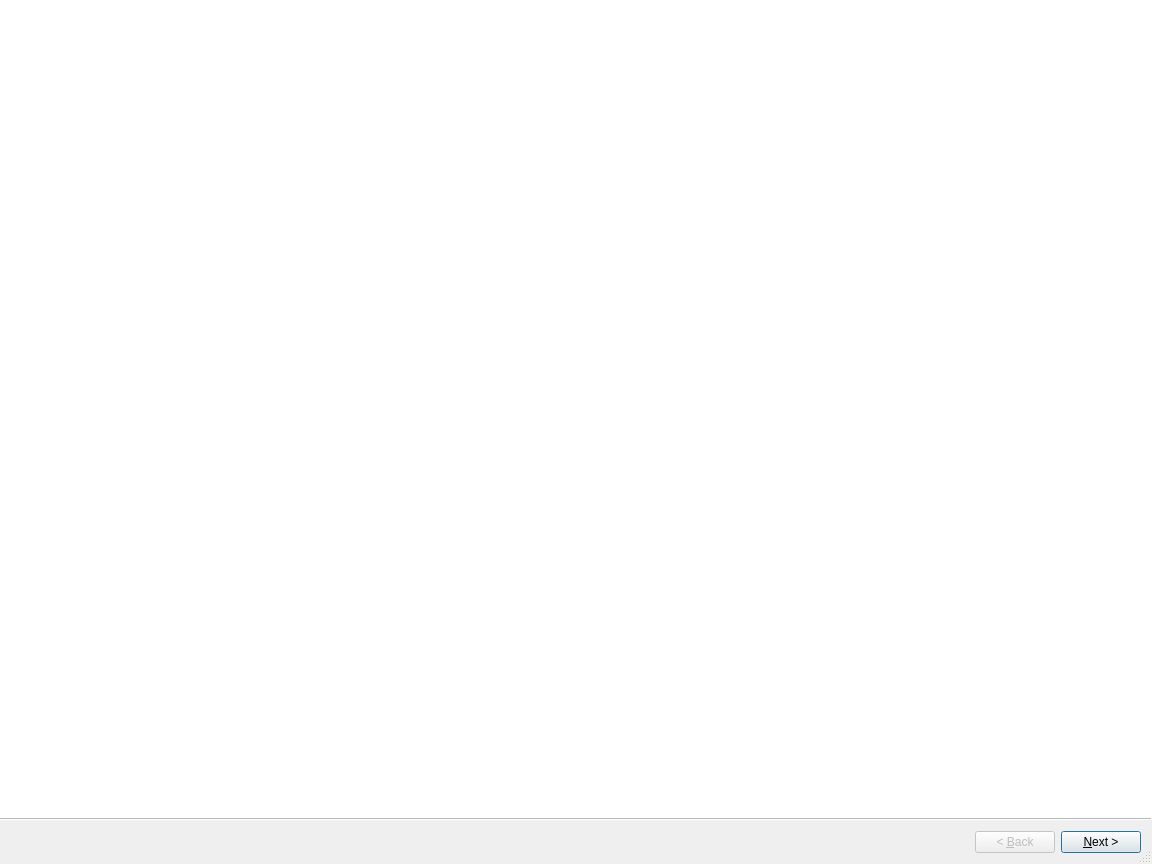
<?xml version="1.0" encoding="UTF-8"?>
<ui version="4.0">
 <class>Installer</class>
 <widget class="QWizard" name="Installer">
  <property name="windowModality">
   <enum>Qt::NonModal</enum>
  </property>
  <property name="enabled">
   <bool>true</bool>
  </property>
  <property name="geometry">
   <rect>
    <x>0</x>
    <y>0</y>
    <width>1152</width>
    <height>864</height>
   </rect>
  </property>
  <property name="sizePolicy">
   <sizepolicy hsizetype="Fixed" vsizetype="Fixed">
    <horstretch>0</horstretch>
    <verstretch>0</verstretch>
   </sizepolicy>
  </property>
  <property name="focusPolicy">
   <enum>Qt::TabFocus</enum>
  </property>
  <property name="windowTitle">
   <string>Lider Ahenk Kolay Kurulum Uygulaması</string>
  </property>
  <property name="statusTip">
   <string/>
  </property>
  <property name="autoFillBackground">
   <bool>true</bool>
  </property>
  <property name="sizeGripEnabled">
   <bool>true</bool>
  </property>
  <property name="modal">
   <bool>false</bool>
  </property>
  <property name="wizardStyle">
   <enum>QWizard::ModernStyle</enum>
  </property>
  <property name="options">
   <set>QWizard::NoCancelButton</set>
  </property>
  <widget class="QWizardPage" name="home_page">
   <property name="autoFillBackground">
    <bool>false</bool>
   </property>
   <property name="styleSheet">
    <string notr="true"/>
   </property>
  </widget>
  <widget class="QWizardPage" name="connect">
   <widget class="QGroupBox" name="connect_server_conf">
    <property name="geometry">
     <rect>
      <x>280</x>
      <y>90</y>
      <width>581</width>
      <height>441</height>
     </rect>
    </property>
    <property name="sizePolicy">
     <sizepolicy hsizetype="Expanding" vsizetype="Expanding">
      <horstretch>0</horstretch>
      <verstretch>0</verstretch>
     </sizepolicy>
    </property>
    <property name="font">
     <font>
      <family>Bitstream Vera Sans</family>
      <pointsize>12</pointsize>
      <weight>75</weight>
      <italic>false</italic>
      <bold>true</bold>
      <underline>false</underline>
      <strikeout>false</strikeout>
     </font>
    </property>
    <property name="focusPolicy">
     <enum>Qt::NoFocus</enum>
    </property>
    <property name="inputMethodHints">
     <set>Qt::ImhNone</set>
    </property>
    <property name="title">
     <string>Bağlantı Ayarları</string>
    </property>
    <property name="flat">
     <bool>false</bool>
    </property>
    <property name="checkable">
     <bool>false</bool>
    </property>
    <widget class="QLabel" name="label_25">
     <property name="geometry">
      <rect>
       <x>20</x>
       <y>40</y>
       <width>201</width>
       <height>16</height>
      </rect>
     </property>
     <property name="font">
      <font>
       <pointsize>10</pointsize>
      </font>
     </property>
     <property name="text">
      <string>Bileşenler Nereye Kurulsun</string>
     </property>
    </widget>
    <widget class="QComboBox" name="location">
     <property name="geometry">
      <rect>
       <x>270</x>
       <y>40</y>
       <width>201</width>
       <height>25</height>
      </rect>
     </property>
     <property name="font">
      <font>
       <pointsize>10</pointsize>
       <weight>50</weight>
       <bold>false</bold>
      </font>
     </property>
     <item>
      <property name="text">
       <string>Yerel Makineye Kur</string>
      </property>
     </item>
     <item>
      <property name="text">
       <string>Uzak Makineye Kur</string>
      </property>
     </item>
    </widget>
    <widget class="QLabel" name="label_28">
     <property name="geometry">
      <rect>
       <x>10</x>
       <y>230</y>
       <width>131</width>
       <height>20</height>
      </rect>
     </property>
     <property name="font">
      <font>
       <pointsize>10</pointsize>
       <weight>75</weight>
       <bold>true</bold>
      </font>
     </property>
     <property name="text">
      <string>Kullanıcı Parolası</string>
     </property>
    </widget>
    <widget class="QLabel" name="label_27">
     <property name="geometry">
      <rect>
       <x>10</x>
       <y>110</y>
       <width>101</width>
       <height>20</height>
      </rect>
     </property>
     <property name="font">
      <font>
       <pointsize>10</pointsize>
       <weight>75</weight>
       <bold>true</bold>
      </font>
     </property>
     <property name="text">
      <string>Sunucu Bilgisi</string>
     </property>
    </widget>
    <widget class="QLineEdit" name="username">
     <property name="geometry">
      <rect>
       <x>170</x>
       <y>170</y>
       <width>321</width>
       <height>25</height>
      </rect>
     </property>
     <property name="sizePolicy">
      <sizepolicy hsizetype="Expanding" vsizetype="Fixed">
       <horstretch>0</horstretch>
       <verstretch>0</verstretch>
      </sizepolicy>
     </property>
     <property name="minimumSize">
      <size>
       <width>321</width>
       <height>0</height>
      </size>
     </property>
     <property name="font">
      <font>
       <pointsize>10</pointsize>
       <weight>50</weight>
       <bold>false</bold>
      </font>
     </property>
     <property name="text">
      <string>tcolak</string>
     </property>
     <property name="frame">
      <bool>true</bool>
     </property>
    </widget>
    <widget class="QLineEdit" name="user_password">
     <property name="geometry">
      <rect>
       <x>170</x>
       <y>230</y>
       <width>321</width>
       <height>25</height>
      </rect>
     </property>
     <property name="sizePolicy">
      <sizepolicy hsizetype="Expanding" vsizetype="Fixed">
       <horstretch>0</horstretch>
       <verstretch>0</verstretch>
      </sizepolicy>
     </property>
     <property name="minimumSize">
      <size>
       <width>321</width>
       <height>0</height>
      </size>
     </property>
     <property name="font">
      <font>
       <pointsize>10</pointsize>
       <weight>50</weight>
       <bold>false</bold>
      </font>
     </property>
     <property name="text">
      <string>secret</string>
     </property>
     <property name="frame">
      <bool>true</bool>
     </property>
     <property name="echoMode">
      <enum>QLineEdit::Password</enum>
     </property>
    </widget>
    <widget class="QPushButton" name="button_ssh_control">
     <property name="enabled">
      <bool>true</bool>
     </property>
     <property name="geometry">
      <rect>
       <x>380</x>
       <y>300</y>
       <width>111</width>
       <height>25</height>
      </rect>
     </property>
     <property name="sizePolicy">
      <sizepolicy hsizetype="Minimum" vsizetype="Fixed">
       <horstretch>0</horstretch>
       <verstretch>0</verstretch>
      </sizepolicy>
     </property>
     <property name="minimumSize">
      <size>
       <width>111</width>
       <height>0</height>
      </size>
     </property>
     <property name="font">
      <font>
       <pointsize>10</pointsize>
       <weight>50</weight>
       <bold>false</bold>
      </font>
     </property>
     <property name="text">
      <string>Bağlantı Kontrol</string>
     </property>
     <property name="checkable">
      <bool>true</bool>
     </property>
     <property name="checked">
      <bool>false</bool>
     </property>
    </widget>
    <widget class="QLineEdit" name="server_host">
     <property name="geometry">
      <rect>
       <x>170</x>
       <y>110</y>
       <width>321</width>
       <height>25</height>
      </rect>
     </property>
     <property name="sizePolicy">
      <sizepolicy hsizetype="Expanding" vsizetype="Fixed">
       <horstretch>0</horstretch>
       <verstretch>0</verstretch>
      </sizepolicy>
     </property>
     <property name="minimumSize">
      <size>
       <width>321</width>
       <height>0</height>
      </size>
     </property>
     <property name="font">
      <font>
       <pointsize>10</pointsize>
       <weight>50</weight>
       <bold>false</bold>
      </font>
     </property>
     <property name="contextMenuPolicy">
      <enum>Qt::DefaultContextMenu</enum>
     </property>
     <property name="text">
      <string>192.168.56.1</string>
     </property>
     <property name="frame">
      <bool>true</bool>
     </property>
     <property name="echoMode">
      <enum>QLineEdit::Normal</enum>
     </property>
    </widget>
    <widget class="QLabel" name="label_14">
     <property name="geometry">
      <rect>
       <x>10</x>
       <y>170</y>
       <width>101</width>
       <height>20</height>
      </rect>
     </property>
     <property name="font">
      <font>
       <pointsize>10</pointsize>
       <weight>75</weight>
       <bold>true</bold>
      </font>
     </property>
     <property name="text">
      <string>Kullanıcı Adı</string>
     </property>
    </widget>
   </widget>
  </widget>
  <widget class="QWizardPage" name="lider_conf">
   <widget class="QTextBrowser" name="textBrowser_43">
    <property name="geometry">
     <rect>
      <x>380</x>
      <y>10</y>
      <width>321</width>
      <height>31</height>
     </rect>
    </property>
    <property name="frameShape">
     <enum>QFrame::Box</enum>
    </property>
    <property name="html">
     <string>&lt;!DOCTYPE HTML PUBLIC &quot;-//W3C//DTD HTML 4.0//EN&quot; &quot;http://www.w3.org/TR/REC-html40/strict.dtd&quot;&gt;
&lt;html&gt;&lt;head&gt;&lt;meta name=&quot;qrichtext&quot; content=&quot;1&quot; /&gt;&lt;style type=&quot;text/css&quot;&gt;
p, li { white-space: pre-wrap; }
&lt;/style&gt;&lt;/head&gt;&lt;body style=&quot; font-family:'Ubuntu'; font-size:11pt; font-weight:400; font-style:normal;&quot;&gt;
&lt;p align=&quot;center&quot; style=&quot; margin-top:0px; margin-bottom:0px; margin-left:0px; margin-right:0px; -qt-block-indent:0; text-indent:0px;&quot;&gt;&lt;span style=&quot; font-family:'Sans'; font-size:12pt; font-weight:600;&quot;&gt;Lider Sunucu Konfigürasyonu&lt;/span&gt;&lt;/p&gt;&lt;/body&gt;&lt;/html&gt;</string>
    </property>
   </widget>
   <widget class="QGroupBox" name="ldap_server_conf">
    <property name="geometry">
     <rect>
      <x>50</x>
      <y>70</y>
      <width>490</width>
      <height>411</height>
     </rect>
    </property>
    <property name="font">
     <font>
      <family>Bitstream Vera Sans</family>
      <pointsize>12</pointsize>
      <weight>75</weight>
      <italic>false</italic>
      <bold>true</bold>
      <underline>false</underline>
      <strikeout>false</strikeout>
     </font>
    </property>
    <property name="focusPolicy">
     <enum>Qt::NoFocus</enum>
    </property>
    <property name="inputMethodHints">
     <set>Qt::ImhNone</set>
    </property>
    <property name="title">
     <string>LDAP Sunucu Ayarları</string>
    </property>
    <property name="flat">
     <bool>false</bool>
    </property>
    <property name="checkable">
     <bool>false</bool>
    </property>
    <widget class="QLineEdit" name="l_base_dn">
     <property name="geometry">
      <rect>
       <x>260</x>
       <y>170</y>
       <width>201</width>
       <height>25</height>
      </rect>
     </property>
     <property name="sizePolicy">
      <sizepolicy hsizetype="Expanding" vsizetype="Fixed">
       <horstretch>0</horstretch>
       <verstretch>0</verstretch>
      </sizepolicy>
     </property>
     <property name="font">
      <font>
       <pointsize>8</pointsize>
       <weight>50</weight>
       <bold>false</bold>
      </font>
     </property>
     <property name="text">
      <string>liderahenk.org</string>
     </property>
    </widget>
    <widget class="QLineEdit" name="l_admin_pwd">
     <property name="geometry">
      <rect>
       <x>260</x>
       <y>130</y>
       <width>201</width>
       <height>25</height>
      </rect>
     </property>
     <property name="sizePolicy">
      <sizepolicy hsizetype="Expanding" vsizetype="Fixed">
       <horstretch>0</horstretch>
       <verstretch>0</verstretch>
      </sizepolicy>
     </property>
     <property name="font">
      <font>
       <pointsize>8</pointsize>
       <weight>50</weight>
       <bold>false</bold>
      </font>
     </property>
     <property name="text">
      <string>secret</string>
     </property>
     <property name="echoMode">
      <enum>QLineEdit::PasswordEchoOnEdit</enum>
     </property>
    </widget>
    <widget class="QLineEdit" name="ldap_admin_cn">
     <property name="geometry">
      <rect>
       <x>260</x>
       <y>90</y>
       <width>201</width>
       <height>25</height>
      </rect>
     </property>
     <property name="sizePolicy">
      <sizepolicy hsizetype="Expanding" vsizetype="Fixed">
       <horstretch>0</horstretch>
       <verstretch>0</verstretch>
      </sizepolicy>
     </property>
     <property name="font">
      <font>
       <pointsize>8</pointsize>
       <weight>50</weight>
       <bold>false</bold>
      </font>
     </property>
     <property name="text">
      <string>admin</string>
     </property>
    </widget>
    <widget class="QLabel" name="label_2">
     <property name="geometry">
      <rect>
       <x>10</x>
       <y>55</y>
       <width>171</width>
       <height>16</height>
      </rect>
     </property>
     <property name="font">
      <font>
       <pointsize>10</pointsize>
      </font>
     </property>
     <property name="text">
      <string>LDAP İçin İşlem Seçiniz</string>
     </property>
    </widget>
    <widget class="QLabel" name="label_3">
     <property name="geometry">
      <rect>
       <x>10</x>
       <y>95</y>
       <width>191</width>
       <height>16</height>
      </rect>
     </property>
     <property name="font">
      <font>
       <pointsize>10</pointsize>
      </font>
     </property>
     <property name="text">
      <string>LDAP Admin Kullanıcı Adı</string>
     </property>
    </widget>
    <widget class="QLabel" name="label_4">
     <property name="geometry">
      <rect>
       <x>10</x>
       <y>135</y>
       <width>161</width>
       <height>16</height>
      </rect>
     </property>
     <property name="font">
      <font>
       <pointsize>10</pointsize>
      </font>
     </property>
     <property name="text">
      <string>LDAP Admin Parolası</string>
     </property>
    </widget>
    <widget class="QLabel" name="label_5">
     <property name="geometry">
      <rect>
       <x>10</x>
       <y>175</y>
       <width>161</width>
       <height>16</height>
      </rect>
     </property>
     <property name="font">
      <font>
       <pointsize>10</pointsize>
      </font>
     </property>
     <property name="text">
      <string>LDAP Base DN</string>
     </property>
    </widget>
    <widget class="QLineEdit" name="lider_console_user">
     <property name="geometry">
      <rect>
       <x>260</x>
       <y>330</y>
       <width>201</width>
       <height>25</height>
      </rect>
     </property>
     <property name="sizePolicy">
      <sizepolicy hsizetype="Expanding" vsizetype="Fixed">
       <horstretch>0</horstretch>
       <verstretch>0</verstretch>
      </sizepolicy>
     </property>
     <property name="font">
      <font>
       <pointsize>8</pointsize>
       <weight>50</weight>
       <bold>false</bold>
      </font>
     </property>
     <property name="text">
      <string>lider_console</string>
     </property>
    </widget>
    <widget class="QLineEdit" name="l_org_name">
     <property name="geometry">
      <rect>
       <x>260</x>
       <y>210</y>
       <width>201</width>
       <height>25</height>
      </rect>
     </property>
     <property name="font">
      <font>
       <pointsize>8</pointsize>
       <weight>50</weight>
       <bold>false</bold>
      </font>
     </property>
     <property name="text">
      <string>liderahenk</string>
     </property>
    </widget>
    <widget class="QLabel" name="label_6">
     <property name="geometry">
      <rect>
       <x>10</x>
       <y>295</y>
       <width>161</width>
       <height>16</height>
      </rect>
     </property>
     <property name="font">
      <font>
       <pointsize>10</pointsize>
      </font>
     </property>
     <property name="text">
      <string>LDAP Config Parolası</string>
     </property>
    </widget>
    <widget class="QLabel" name="label_7">
     <property name="geometry">
      <rect>
       <x>10</x>
       <y>255</y>
       <width>191</width>
       <height>16</height>
      </rect>
     </property>
     <property name="font">
      <font>
       <pointsize>10</pointsize>
      </font>
     </property>
     <property name="text">
      <string>LDAP Config Kullanıcı Adı</string>
     </property>
    </widget>
    <widget class="QLineEdit" name="l_config_admin_dn">
     <property name="geometry">
      <rect>
       <x>260</x>
       <y>250</y>
       <width>201</width>
       <height>25</height>
      </rect>
     </property>
     <property name="sizePolicy">
      <sizepolicy hsizetype="Expanding" vsizetype="Fixed">
       <horstretch>0</horstretch>
       <verstretch>0</verstretch>
      </sizepolicy>
     </property>
     <property name="font">
      <font>
       <pointsize>8</pointsize>
       <weight>50</weight>
       <bold>false</bold>
      </font>
     </property>
     <property name="text">
      <string>cn=admin,cn=config</string>
     </property>
    </widget>
    <widget class="QLabel" name="label_8">
     <property name="geometry">
      <rect>
       <x>10</x>
       <y>335</y>
       <width>191</width>
       <height>16</height>
      </rect>
     </property>
     <property name="font">
      <font>
       <pointsize>10</pointsize>
      </font>
     </property>
     <property name="text">
      <string>Lider Arayüz Kullanıcı Adı</string>
     </property>
    </widget>
    <widget class="QLabel" name="label_9">
     <property name="geometry">
      <rect>
       <x>10</x>
       <y>215</y>
       <width>181</width>
       <height>16</height>
      </rect>
     </property>
     <property name="font">
      <font>
       <pointsize>10</pointsize>
      </font>
     </property>
     <property name="text">
      <string>LDAP Organizasyon Adı</string>
     </property>
    </widget>
    <widget class="QLineEdit" name="l_config_pwd">
     <property name="geometry">
      <rect>
       <x>260</x>
       <y>290</y>
       <width>201</width>
       <height>25</height>
      </rect>
     </property>
     <property name="sizePolicy">
      <sizepolicy hsizetype="Expanding" vsizetype="Fixed">
       <horstretch>0</horstretch>
       <verstretch>0</verstretch>
      </sizepolicy>
     </property>
     <property name="font">
      <font>
       <pointsize>8</pointsize>
       <weight>50</weight>
       <bold>false</bold>
      </font>
     </property>
     <property name="text">
      <string>secret</string>
     </property>
     <property name="echoMode">
      <enum>QLineEdit::PasswordEchoOnEdit</enum>
     </property>
    </widget>
    <widget class="QLabel" name="label_10">
     <property name="geometry">
      <rect>
       <x>10</x>
       <y>375</y>
       <width>231</width>
       <height>16</height>
      </rect>
     </property>
     <property name="font">
      <font>
       <pointsize>10</pointsize>
      </font>
     </property>
     <property name="text">
      <string>Lider Arayüz Kullanıcı Parolası</string>
     </property>
    </widget>
    <widget class="QLineEdit" name="lider_console_user_pwd">
     <property name="geometry">
      <rect>
       <x>260</x>
       <y>370</y>
       <width>201</width>
       <height>25</height>
      </rect>
     </property>
     <property name="sizePolicy">
      <sizepolicy hsizetype="Expanding" vsizetype="Fixed">
       <horstretch>0</horstretch>
       <verstretch>0</verstretch>
      </sizepolicy>
     </property>
     <property name="font">
      <font>
       <pointsize>8</pointsize>
       <weight>50</weight>
       <bold>false</bold>
      </font>
     </property>
     <property name="text">
      <string>secret</string>
     </property>
     <property name="echoMode">
      <enum>QLineEdit::PasswordEchoOnEdit</enum>
     </property>
    </widget>
    <widget class="QComboBox" name="ldap_status">
     <property name="geometry">
      <rect>
       <x>260</x>
       <y>55</y>
       <width>201</width>
       <height>25</height>
      </rect>
     </property>
     <property name="font">
      <font>
       <pointsize>10</pointsize>
       <weight>50</weight>
       <bold>false</bold>
      </font>
     </property>
     <item>
      <property name="text">
       <string>OpenLDAP Kur</string>
      </property>
     </item>
     <item>
      <property name="text">
       <string>OpenLDAP Güncelle</string>
      </property>
     </item>
    </widget>
    <widget class="QCheckBox" name="ldap_install">
     <property name="geometry">
      <rect>
       <x>10</x>
       <y>25</y>
       <width>87</width>
       <height>20</height>
      </rect>
     </property>
     <property name="font">
      <font>
       <pointsize>8</pointsize>
       <weight>50</weight>
       <bold>false</bold>
      </font>
     </property>
     <property name="text">
      <string>LDAP Kur</string>
     </property>
    </widget>
   </widget>
   <widget class="QGroupBox" name="database_server_conf">
    <property name="geometry">
     <rect>
      <x>50</x>
      <y>510</y>
      <width>490</width>
      <height>201</height>
     </rect>
    </property>
    <property name="font">
     <font>
      <family>Bitstream Vera Sans</family>
      <pointsize>12</pointsize>
      <weight>75</weight>
      <italic>false</italic>
      <bold>true</bold>
      <underline>false</underline>
      <strikeout>false</strikeout>
      <kerning>true</kerning>
     </font>
    </property>
    <property name="focusPolicy">
     <enum>Qt::NoFocus</enum>
    </property>
    <property name="inputMethodHints">
     <set>Qt::ImhNone</set>
    </property>
    <property name="title">
     <string>Veritabanı Sunucu Ayarları</string>
    </property>
    <property name="flat">
     <bool>false</bool>
    </property>
    <property name="checkable">
     <bool>false</bool>
    </property>
    <widget class="QLabel" name="label_20">
     <property name="geometry">
      <rect>
       <x>10</x>
       <y>170</y>
       <width>231</width>
       <height>16</height>
      </rect>
     </property>
     <property name="font">
      <font>
       <pointsize>10</pointsize>
      </font>
     </property>
     <property name="text">
      <string>Veritabanı Kullanıcı Parolası</string>
     </property>
    </widget>
    <widget class="QLineEdit" name="db_username">
     <property name="geometry">
      <rect>
       <x>260</x>
       <y>125</y>
       <width>201</width>
       <height>25</height>
      </rect>
     </property>
     <property name="sizePolicy">
      <sizepolicy hsizetype="Expanding" vsizetype="Fixed">
       <horstretch>0</horstretch>
       <verstretch>0</verstretch>
      </sizepolicy>
     </property>
     <property name="font">
      <font>
       <pointsize>8</pointsize>
       <weight>50</weight>
       <bold>false</bold>
      </font>
     </property>
     <property name="text">
      <string>root</string>
     </property>
    </widget>
    <widget class="QLabel" name="label_19">
     <property name="geometry">
      <rect>
       <x>10</x>
       <y>90</y>
       <width>161</width>
       <height>16</height>
      </rect>
     </property>
     <property name="font">
      <font>
       <pointsize>10</pointsize>
      </font>
     </property>
     <property name="text">
      <string>Veritabanı Adı</string>
     </property>
    </widget>
    <widget class="QLineEdit" name="db_password">
     <property name="geometry">
      <rect>
       <x>260</x>
       <y>165</y>
       <width>201</width>
       <height>25</height>
      </rect>
     </property>
     <property name="sizePolicy">
      <sizepolicy hsizetype="Expanding" vsizetype="Fixed">
       <horstretch>0</horstretch>
       <verstretch>0</verstretch>
      </sizepolicy>
     </property>
     <property name="font">
      <font>
       <pointsize>8</pointsize>
       <weight>50</weight>
       <bold>false</bold>
      </font>
     </property>
     <property name="text">
      <string>secret</string>
     </property>
     <property name="echoMode">
      <enum>QLineEdit::PasswordEchoOnEdit</enum>
     </property>
    </widget>
    <widget class="QLabel" name="label_18">
     <property name="geometry">
      <rect>
       <x>10</x>
       <y>130</y>
       <width>191</width>
       <height>16</height>
      </rect>
     </property>
     <property name="font">
      <font>
       <pointsize>10</pointsize>
      </font>
     </property>
     <property name="text">
      <string>Veritabanı Kullanıcı Adı</string>
     </property>
    </widget>
    <widget class="QLabel" name="label_17">
     <property name="geometry">
      <rect>
       <x>10</x>
       <y>50</y>
       <width>191</width>
       <height>16</height>
      </rect>
     </property>
     <property name="font">
      <font>
       <pointsize>10</pointsize>
      </font>
     </property>
     <property name="text">
      <string>Veritabanı Sunucu Adresi</string>
     </property>
    </widget>
    <widget class="QLineEdit" name="db_server">
     <property name="geometry">
      <rect>
       <x>260</x>
       <y>45</y>
       <width>201</width>
       <height>25</height>
      </rect>
     </property>
     <property name="sizePolicy">
      <sizepolicy hsizetype="Expanding" vsizetype="Fixed">
       <horstretch>0</horstretch>
       <verstretch>0</verstretch>
      </sizepolicy>
     </property>
     <property name="font">
      <font>
       <pointsize>8</pointsize>
       <weight>50</weight>
       <bold>false</bold>
      </font>
     </property>
     <property name="text">
      <string>127.0.0.1</string>
     </property>
    </widget>
    <widget class="QLineEdit" name="db_name">
     <property name="geometry">
      <rect>
       <x>260</x>
       <y>85</y>
       <width>201</width>
       <height>25</height>
      </rect>
     </property>
     <property name="sizePolicy">
      <sizepolicy hsizetype="Expanding" vsizetype="Fixed">
       <horstretch>0</horstretch>
       <verstretch>0</verstretch>
      </sizepolicy>
     </property>
     <property name="font">
      <font>
       <pointsize>8</pointsize>
       <weight>50</weight>
       <bold>false</bold>
      </font>
     </property>
     <property name="text">
      <string>liderdb</string>
     </property>
    </widget>
    <widget class="QCheckBox" name="db_install">
     <property name="geometry">
      <rect>
       <x>10</x>
       <y>25</y>
       <width>101</width>
       <height>20</height>
      </rect>
     </property>
     <property name="font">
      <font>
       <pointsize>8</pointsize>
       <weight>50</weight>
       <bold>false</bold>
      </font>
     </property>
     <property name="text">
      <string>Veritabanı Kur</string>
     </property>
    </widget>
   </widget>
   <widget class="QGroupBox" name="file_server_conf">
    <property name="geometry">
     <rect>
      <x>600</x>
      <y>410</y>
      <width>490</width>
      <height>301</height>
     </rect>
    </property>
    <property name="font">
     <font>
      <family>Bitstream Vera Sans</family>
      <pointsize>12</pointsize>
      <weight>75</weight>
      <italic>false</italic>
      <bold>true</bold>
      <underline>false</underline>
      <strikeout>false</strikeout>
     </font>
    </property>
    <property name="focusPolicy">
     <enum>Qt::NoFocus</enum>
    </property>
    <property name="inputMethodHints">
     <set>Qt::ImhNone</set>
    </property>
    <property name="title">
     <string>Dosya Sunucu Ayarları</string>
    </property>
    <property name="flat">
     <bool>false</bool>
    </property>
    <property name="checkable">
     <bool>false</bool>
    </property>
    <widget class="QLineEdit" name="fs_username">
     <property name="geometry">
      <rect>
       <x>240</x>
       <y>85</y>
       <width>201</width>
       <height>25</height>
      </rect>
     </property>
     <property name="sizePolicy">
      <sizepolicy hsizetype="Expanding" vsizetype="Fixed">
       <horstretch>0</horstretch>
       <verstretch>0</verstretch>
      </sizepolicy>
     </property>
     <property name="font">
      <font>
       <pointsize>8</pointsize>
       <weight>50</weight>
       <bold>false</bold>
      </font>
     </property>
     <property name="text">
      <string>lider</string>
     </property>
     <property name="echoMode">
      <enum>QLineEdit::Normal</enum>
     </property>
    </widget>
    <widget class="QLineEdit" name="fs_plugin_path">
     <property name="geometry">
      <rect>
       <x>240</x>
       <y>165</y>
       <width>201</width>
       <height>25</height>
      </rect>
     </property>
     <property name="sizePolicy">
      <sizepolicy hsizetype="Expanding" vsizetype="Fixed">
       <horstretch>0</horstretch>
       <verstretch>0</verstretch>
      </sizepolicy>
     </property>
     <property name="font">
      <font>
       <pointsize>8</pointsize>
       <weight>50</weight>
       <bold>false</bold>
      </font>
     </property>
     <property name="text">
      <string>/usr/share/lider-server</string>
     </property>
     <property name="echoMode">
      <enum>QLineEdit::Normal</enum>
     </property>
    </widget>
    <widget class="QLineEdit" name="fs_username_pwd">
     <property name="geometry">
      <rect>
       <x>240</x>
       <y>125</y>
       <width>201</width>
       <height>25</height>
      </rect>
     </property>
     <property name="sizePolicy">
      <sizepolicy hsizetype="Expanding" vsizetype="Fixed">
       <horstretch>0</horstretch>
       <verstretch>0</verstretch>
      </sizepolicy>
     </property>
     <property name="font">
      <font>
       <pointsize>8</pointsize>
       <weight>50</weight>
       <bold>false</bold>
      </font>
     </property>
     <property name="text">
      <string>secret</string>
     </property>
     <property name="echoMode">
      <enum>QLineEdit::PasswordEchoOnEdit</enum>
     </property>
    </widget>
    <widget class="QLabel" name="label_21">
     <property name="geometry">
      <rect>
       <x>10</x>
       <y>170</y>
       <width>121</width>
       <height>16</height>
      </rect>
     </property>
     <property name="font">
      <font>
       <pointsize>10</pointsize>
      </font>
     </property>
     <property name="text">
      <string>Eklenti Yolu</string>
     </property>
    </widget>
    <widget class="QLabel" name="label_23">
     <property name="geometry">
      <rect>
       <x>10</x>
       <y>90</y>
       <width>121</width>
       <height>16</height>
      </rect>
     </property>
     <property name="font">
      <font>
       <pointsize>10</pointsize>
      </font>
     </property>
     <property name="text">
      <string>Kullanıcı Adı</string>
     </property>
    </widget>
    <widget class="QLabel" name="label_24">
     <property name="geometry">
      <rect>
       <x>10</x>
       <y>130</y>
       <width>141</width>
       <height>16</height>
      </rect>
     </property>
     <property name="font">
      <font>
       <pointsize>10</pointsize>
      </font>
     </property>
     <property name="text">
      <string>Kullanıcı Parolası</string>
     </property>
    </widget>
    <widget class="QLabel" name="label_22">
     <property name="geometry">
      <rect>
       <x>10</x>
       <y>210</y>
       <width>171</width>
       <height>16</height>
      </rect>
     </property>
     <property name="font">
      <font>
       <pointsize>10</pointsize>
      </font>
     </property>
     <property name="text">
      <string>Ahenk Dosyaları Yolu</string>
     </property>
    </widget>
    <widget class="QLabel" name="label_26">
     <property name="geometry">
      <rect>
       <x>10</x>
       <y>250</y>
       <width>191</width>
       <height>16</height>
      </rect>
     </property>
     <property name="font">
      <font>
       <pointsize>10</pointsize>
      </font>
     </property>
     <property name="text">
      <string>Kullanıcı Sözleşmesi Yolu</string>
     </property>
    </widget>
    <widget class="QLineEdit" name="fs_agent_files_path">
     <property name="geometry">
      <rect>
       <x>240</x>
       <y>200</y>
       <width>201</width>
       <height>25</height>
      </rect>
     </property>
     <property name="sizePolicy">
      <sizepolicy hsizetype="Expanding" vsizetype="Fixed">
       <horstretch>0</horstretch>
       <verstretch>0</verstretch>
      </sizepolicy>
     </property>
     <property name="font">
      <font>
       <pointsize>8</pointsize>
       <weight>50</weight>
       <bold>false</bold>
      </font>
     </property>
     <property name="text">
      <string>/usr/share/lider-server</string>
     </property>
     <property name="echoMode">
      <enum>QLineEdit::Normal</enum>
     </property>
    </widget>
    <widget class="QLineEdit" name="fs_agreement_path">
     <property name="geometry">
      <rect>
       <x>240</x>
       <y>245</y>
       <width>201</width>
       <height>25</height>
      </rect>
     </property>
     <property name="sizePolicy">
      <sizepolicy hsizetype="Expanding" vsizetype="Fixed">
       <horstretch>0</horstretch>
       <verstretch>0</verstretch>
      </sizepolicy>
     </property>
     <property name="font">
      <font>
       <pointsize>8</pointsize>
       <weight>50</weight>
       <bold>false</bold>
      </font>
     </property>
     <property name="text">
      <string>/usr/share/lider-server</string>
     </property>
     <property name="echoMode">
      <enum>QLineEdit::Normal</enum>
     </property>
    </widget>
    <widget class="QLabel" name="label_32">
     <property name="geometry">
      <rect>
       <x>10</x>
       <y>52</y>
       <width>161</width>
       <height>20</height>
      </rect>
     </property>
     <property name="font">
      <font>
       <pointsize>10</pointsize>
      </font>
     </property>
     <property name="text">
      <string>Dosya Sunucu Adresi</string>
     </property>
    </widget>
    <widget class="QLineEdit" name="file_server">
     <property name="geometry">
      <rect>
       <x>240</x>
       <y>51</y>
       <width>201</width>
       <height>25</height>
      </rect>
     </property>
     <property name="sizePolicy">
      <sizepolicy hsizetype="Expanding" vsizetype="Fixed">
       <horstretch>0</horstretch>
       <verstretch>0</verstretch>
      </sizepolicy>
     </property>
     <property name="font">
      <font>
       <pointsize>8</pointsize>
       <weight>50</weight>
       <bold>false</bold>
      </font>
     </property>
     <property name="text">
      <string>192.168.56.1</string>
     </property>
     <property name="echoMode">
      <enum>QLineEdit::Normal</enum>
     </property>
    </widget>
    <widget class="QCheckBox" name="lider_install">
     <property name="geometry">
      <rect>
       <x>10</x>
       <y>25</y>
       <width>91</width>
       <height>20</height>
      </rect>
     </property>
     <property name="font">
      <font>
       <pointsize>8</pointsize>
       <weight>50</weight>
       <bold>false</bold>
      </font>
     </property>
     <property name="text">
      <string>Lider Kur</string>
     </property>
    </widget>
   </widget>
   <widget class="QPushButton" name="save_button">
    <property name="geometry">
     <rect>
      <x>1010</x>
      <y>740</y>
      <width>83</width>
      <height>24</height>
     </rect>
    </property>
    <property name="styleSheet">
     <string notr="true"/>
    </property>
    <property name="text">
     <string>Kaydet</string>
    </property>
   </widget>
   <widget class="QGroupBox" name="ejabberd_server_conf">
    <property name="geometry">
     <rect>
      <x>600</x>
      <y>70</y>
      <width>490</width>
      <height>311</height>
     </rect>
    </property>
    <property name="font">
     <font>
      <family>Bitstream Vera Sans</family>
      <pointsize>12</pointsize>
      <weight>75</weight>
      <italic>false</italic>
      <bold>true</bold>
      <underline>false</underline>
      <strikeout>false</strikeout>
     </font>
    </property>
    <property name="focusPolicy">
     <enum>Qt::NoFocus</enum>
    </property>
    <property name="inputMethodHints">
     <set>Qt::ImhNone</set>
    </property>
    <property name="title">
     <string>Ejabberd Sunucu Ayarları</string>
    </property>
    <property name="flat">
     <bool>false</bool>
    </property>
    <property name="checkable">
     <bool>false</bool>
    </property>
    <widget class="QLineEdit" name="e_service_name">
     <property name="geometry">
      <rect>
       <x>230</x>
       <y>51</y>
       <width>201</width>
       <height>25</height>
      </rect>
     </property>
     <property name="sizePolicy">
      <sizepolicy hsizetype="Expanding" vsizetype="Fixed">
       <horstretch>0</horstretch>
       <verstretch>0</verstretch>
      </sizepolicy>
     </property>
     <property name="font">
      <font>
       <pointsize>8</pointsize>
       <weight>50</weight>
       <bold>false</bold>
      </font>
     </property>
     <property name="text">
      <string>im.liderahenk.org</string>
     </property>
    </widget>
    <widget class="QLineEdit" name="e_username">
     <property name="geometry">
      <rect>
       <x>230</x>
       <y>91</y>
       <width>201</width>
       <height>25</height>
      </rect>
     </property>
     <property name="sizePolicy">
      <sizepolicy hsizetype="Expanding" vsizetype="Fixed">
       <horstretch>0</horstretch>
       <verstretch>0</verstretch>
      </sizepolicy>
     </property>
     <property name="font">
      <font>
       <pointsize>8</pointsize>
       <weight>50</weight>
       <bold>false</bold>
      </font>
     </property>
     <property name="text">
      <string>admin</string>
     </property>
     <property name="echoMode">
      <enum>QLineEdit::Normal</enum>
     </property>
    </widget>
    <widget class="QLineEdit" name="e_user_pwd">
     <property name="geometry">
      <rect>
       <x>230</x>
       <y>131</y>
       <width>201</width>
       <height>25</height>
      </rect>
     </property>
     <property name="sizePolicy">
      <sizepolicy hsizetype="Expanding" vsizetype="Fixed">
       <horstretch>0</horstretch>
       <verstretch>0</verstretch>
      </sizepolicy>
     </property>
     <property name="font">
      <font>
       <pointsize>8</pointsize>
       <weight>50</weight>
       <bold>false</bold>
      </font>
     </property>
     <property name="text">
      <string>secret</string>
     </property>
     <property name="echoMode">
      <enum>QLineEdit::PasswordEchoOnEdit</enum>
     </property>
    </widget>
    <widget class="QLabel" name="label_11">
     <property name="geometry">
      <rect>
       <x>10</x>
       <y>136</y>
       <width>131</width>
       <height>16</height>
      </rect>
     </property>
     <property name="font">
      <font>
       <pointsize>10</pointsize>
      </font>
     </property>
     <property name="text">
      <string>Admin Parolası</string>
     </property>
    </widget>
    <widget class="QLabel" name="label_12">
     <property name="geometry">
      <rect>
       <x>10</x>
       <y>96</y>
       <width>161</width>
       <height>16</height>
      </rect>
     </property>
     <property name="font">
      <font>
       <pointsize>10</pointsize>
      </font>
     </property>
     <property name="text">
      <string>Admin Kullanıcı Adı</string>
     </property>
    </widget>
    <widget class="QLabel" name="label_15">
     <property name="geometry">
      <rect>
       <x>10</x>
       <y>56</y>
       <width>121</width>
       <height>16</height>
      </rect>
     </property>
     <property name="font">
      <font>
       <pointsize>10</pointsize>
      </font>
     </property>
     <property name="text">
      <string>Servis Adı</string>
     </property>
    </widget>
    <widget class="QLineEdit" name="e_lider_username">
     <property name="geometry">
      <rect>
       <x>230</x>
       <y>166</y>
       <width>201</width>
       <height>25</height>
      </rect>
     </property>
     <property name="sizePolicy">
      <sizepolicy hsizetype="Expanding" vsizetype="Fixed">
       <horstretch>0</horstretch>
       <verstretch>0</verstretch>
      </sizepolicy>
     </property>
     <property name="font">
      <font>
       <pointsize>8</pointsize>
       <weight>50</weight>
       <bold>false</bold>
      </font>
     </property>
     <property name="text">
      <string>lider_sunucu</string>
     </property>
     <property name="echoMode">
      <enum>QLineEdit::Normal</enum>
     </property>
    </widget>
    <widget class="QLabel" name="label_13">
     <property name="geometry">
      <rect>
       <x>10</x>
       <y>211</y>
       <width>181</width>
       <height>16</height>
      </rect>
     </property>
     <property name="font">
      <font>
       <pointsize>10</pointsize>
      </font>
     </property>
     <property name="text">
      <string>Lider Kullanıcı Parolası</string>
     </property>
    </widget>
    <widget class="QLabel" name="label_16">
     <property name="geometry">
      <rect>
       <x>10</x>
       <y>171</y>
       <width>171</width>
       <height>16</height>
      </rect>
     </property>
     <property name="font">
      <font>
       <pointsize>10</pointsize>
      </font>
     </property>
     <property name="text">
      <string>Lider Kullanıcı Adı</string>
     </property>
    </widget>
    <widget class="QLineEdit" name="e_lider_username_pwd">
     <property name="geometry">
      <rect>
       <x>230</x>
       <y>206</y>
       <width>201</width>
       <height>25</height>
      </rect>
     </property>
     <property name="sizePolicy">
      <sizepolicy hsizetype="Expanding" vsizetype="Fixed">
       <horstretch>0</horstretch>
       <verstretch>0</verstretch>
      </sizepolicy>
     </property>
     <property name="font">
      <font>
       <pointsize>8</pointsize>
       <weight>50</weight>
       <bold>false</bold>
      </font>
     </property>
     <property name="text">
      <string>secret</string>
     </property>
     <property name="echoMode">
      <enum>QLineEdit::PasswordEchoOnEdit</enum>
     </property>
    </widget>
    <widget class="QLabel" name="label_33">
     <property name="geometry">
      <rect>
       <x>10</x>
       <y>242</y>
       <width>151</width>
       <height>20</height>
      </rect>
     </property>
     <property name="font">
      <font>
       <pointsize>10</pointsize>
      </font>
     </property>
     <property name="text">
      <string>Sunucu Adresi</string>
     </property>
    </widget>
    <widget class="QLineEdit" name="e_hosts">
     <property name="geometry">
      <rect>
       <x>230</x>
       <y>241</y>
       <width>201</width>
       <height>25</height>
      </rect>
     </property>
     <property name="sizePolicy">
      <sizepolicy hsizetype="Expanding" vsizetype="Fixed">
       <horstretch>0</horstretch>
       <verstretch>0</verstretch>
      </sizepolicy>
     </property>
     <property name="font">
      <font>
       <pointsize>8</pointsize>
       <weight>50</weight>
       <bold>false</bold>
      </font>
     </property>
     <property name="text">
      <string>192.168.56.1</string>
     </property>
     <property name="echoMode">
      <enum>QLineEdit::Normal</enum>
     </property>
    </widget>
    <widget class="QLineEdit" name="ldap_server">
     <property name="geometry">
      <rect>
       <x>230</x>
       <y>280</y>
       <width>201</width>
       <height>25</height>
      </rect>
     </property>
     <property name="sizePolicy">
      <sizepolicy hsizetype="Expanding" vsizetype="Fixed">
       <horstretch>0</horstretch>
       <verstretch>0</verstretch>
      </sizepolicy>
     </property>
     <property name="font">
      <font>
       <pointsize>8</pointsize>
       <weight>50</weight>
       <bold>false</bold>
      </font>
     </property>
     <property name="text">
      <string>192.168.56.1</string>
     </property>
     <property name="echoMode">
      <enum>QLineEdit::Normal</enum>
     </property>
    </widget>
    <widget class="QLabel" name="label_34">
     <property name="geometry">
      <rect>
       <x>10</x>
       <y>281</y>
       <width>151</width>
       <height>20</height>
      </rect>
     </property>
     <property name="font">
      <font>
       <pointsize>10</pointsize>
      </font>
     </property>
     <property name="text">
      <string>LDAP Adresi</string>
     </property>
    </widget>
    <widget class="QCheckBox" name="ejabberd_install">
     <property name="geometry">
      <rect>
       <x>10</x>
       <y>25</y>
       <width>91</width>
       <height>20</height>
      </rect>
     </property>
     <property name="font">
      <font>
       <pointsize>8</pointsize>
       <weight>50</weight>
       <bold>false</bold>
      </font>
     </property>
     <property name="text">
      <string>Ejabberd Kur</string>
     </property>
    </widget>
   </widget>
  </widget>
  <widget class="QWizardPage" name="watch_log">
   <widget class="QTextEdit" name="lider_text">
    <property name="geometry">
     <rect>
      <x>63</x>
      <y>53</y>
      <width>811</width>
      <height>721</height>
     </rect>
    </property>
    <property name="overwriteMode">
     <bool>true</bool>
    </property>
   </widget>
   <widget class="QPushButton" name="next_install_button">
    <property name="geometry">
     <rect>
      <x>930</x>
      <y>60</y>
      <width>83</width>
      <height>24</height>
     </rect>
    </property>
    <property name="styleSheet">
     <string notr="true"/>
    </property>
    <property name="text">
     <string>Kur</string>
    </property>
   </widget>
   <widget class="QTextBrowser" name="ldapcolor">
    <property name="geometry">
     <rect>
      <x>1080</x>
      <y>120</y>
      <width>41</width>
      <height>41</height>
     </rect>
    </property>
   </widget>
  </widget>
 </widget>
 <resources/>
 <connections/>
</ui>
